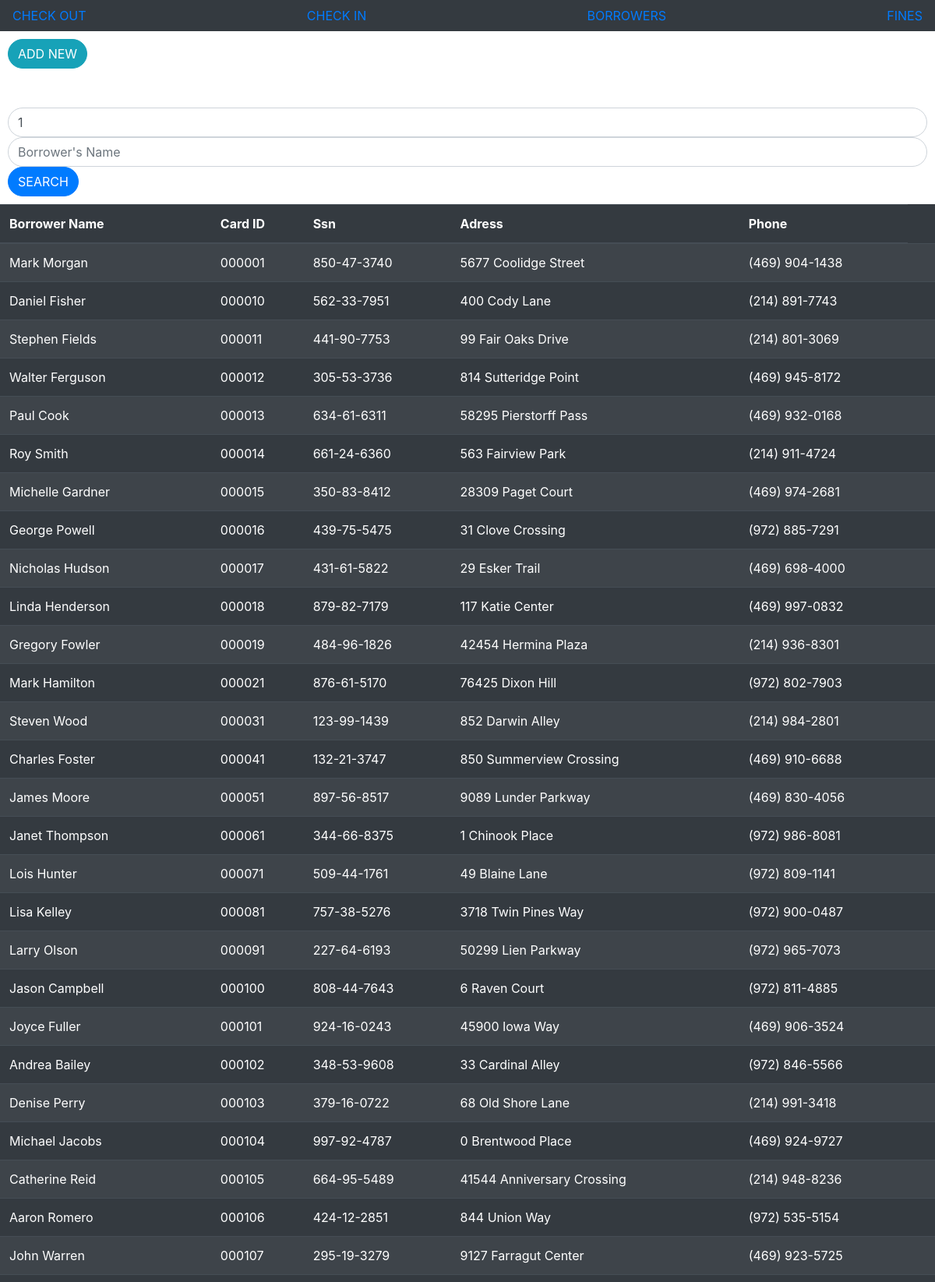
The app's page /davisdb/borrowers.php?cardID=1 (upper part) with its own data.
### tables this page shows
CREATE TABLE `borrower` (
  `Card_id` int(6) unsigned zerofill NOT NULL AUTO_INCREMENT,
  `Ssn` varchar(11) NOT NULL,
  `Bname` varchar(255) DEFAULT NULL,
  `Address` varchar(255) DEFAULT NULL,
  `Phone` varchar(50) DEFAULT NULL,
  `Copies_borrow` int(1) DEFAULT NULL,
  PRIMARY KEY (`Card_id`)
);

### davisdb/borrowers.php (the view, shortened to what this page needs)
<!DOCTYPE html>
<html lang="en">
<head>
    <link rel="stylesheet" href="https://stackpath.bootstrapcdn.com/bootstrap/4.3.1/css/bootstrap.min.css">
</head>
<body>
<nav class="navbar navbar-dark bg-dark">
        <a href='index.php' target='body'>CHECK OUT</a>
        <a href='checkIn.php' target='body'>CHECK IN</a>
        <a href='borrowers.php' target='body'>BORROWERS</a>
        <a href='fines.php' target='body'>FINES</a>
</nav>
<p class="g3"><a href="addBorrowers.php"><button style="margin: 10px" class="btn btn-info rounded-pill" type="button">ADD NEW</button></a><br><br>
<?php
	if (isset($_GET['cardID']))
		$cardID=$_GET['cardID'];
	else
		$cardID='';
	if (isset($_GET['bname']))
		$bname=$_GET['bname'];
	else
		$bname='';
	?>
  <form style="margin: 10px" action="borrowers.php" method="get">
         <div><div><input type="text" class="form-control rounded-pill" id="cardID" name="cardID" placeholder="Card ID" value="<?php echo $cardID?>"></div></div>
          <div><div><input type="text" class="form-control rounded-pill" id="bname" name="bname" placeholder="Borrower's Name" value="<?php echo $bname?>"></div></div>
          <button type="submit" class="btn btn-primary rounded-pill">SEARCH</button>
  </form>
<?php
        include('config.php');
        if (isset($_GET['cardID']) ||isset($_GET['bname'])){
            $query= "SELECT * from BORROWER WHERE Card_id LIKE \"%".  $cardID . "%\" AND Bname LIKE \"%" . $bname . "%\"" ;
            $res= mysqli_query($conn,$query);
            $row = mysqli_num_rows($res);
            if($row>0){
 ?>
                <table class="table table-striped table-dark">
                    <thead>
                        <tr>
                            <th>Borrower Name</th>
                            <th>Card ID</th>
                            <th>Ssn</th>
                            <th>Adress</th>
                            <th>Phone</th>
                        </tr>
                     </thead>
                     <tbody>
<?php
                while($resArray=mysqli_fetch_array($res)){
?>
                    <tr>
                        <td><?php echo $resArray['Bname']; ?></td>
                        <td><?php echo $resArray['Card_id']; ?></td>
                        <td><?php echo $resArray['Ssn']; ?></td>
                        <td><?php echo $resArray['Address']; ?></td>
                        <td><?php echo $resArray['Phone']; ?></td>
                        <td>
<?php
                  }
?>
                        </td>
                    </tr>
                    </tbody>
                   </table>
<?php
              }
		else{
?>
                 <p class="g4 alert alert-danger" role="alert">No records found.</p>
<?php
	     }
}
?>
</body>
</html>

### records on screen
borrower: Bname "Mark Morgan", Card_id "000001", Ssn "850-47-3740", Address "5677 Coolidge Street", Phone "(469) 904-1438"
borrower: Bname "Daniel Fisher", Card_id "000010", Ssn "562-33-7951", Address "400 Cody Lane", Phone "(214) 891-7743"
borrower: Bname "Stephen Fields", Card_id "000011", Ssn "441-90-7753", Address "99 Fair Oaks Drive", Phone "(214) 801-3069"
borrower: Bname "Walter Ferguson", Card_id "000012", Ssn "305-53-3736", Address "814 Sutteridge Point", Phone "(469) 945-8172"
borrower: Bname "Paul Cook", Card_id "000013", Ssn "634-61-6311", Address "58295 Pierstorff Pass", Phone "(469) 932-0168"
borrower: Bname "Roy Smith", Card_id "000014", Ssn "661-24-6360", Address "563 Fairview Park", Phone "(214) 911-4724"
borrower: Bname "Michelle Gardner", Card_id "000015", Ssn "350-83-8412", Address "28309 Paget Court", Phone "(469) 974-2681"
borrower: Bname "George Powell", Card_id "000016", Ssn "439-75-5475", Address "31 Clove Crossing", Phone "(972) 885-7291"
borrower: Bname "Nicholas Hudson", Card_id "000017", Ssn "431-61-5822", Address "29 Esker Trail", Phone "(469) 698-4000"
borrower: Bname "Linda Henderson", Card_id "000018", Ssn "879-82-7179", Address "117 Katie Center", Phone "(469) 997-0832"
borrower: Bname "Gregory Fowler", Card_id "000019", Ssn "484-96-1826", Address "42454 Hermina Plaza", Phone "(214) 936-8301"
borrower: Bname "Mark Hamilton", Card_id "000021", Ssn "876-61-5170", Address "76425 Dixon Hill", Phone "(972) 802-7903"
borrower: Bname "Steven Wood", Card_id "000031", Ssn "123-99-1439", Address "852 Darwin Alley", Phone "(214) 984-2801"
borrower: Bname "Charles Foster", Card_id "000041", Ssn "132-21-3747", Address "850 Summerview Crossing", Phone "(469) 910-6688"
borrower: Bname "James Moore", Card_id "000051", Ssn "897-56-8517", Address "9089 Lunder Parkway", Phone "(469) 830-4056"
borrower: Bname "Janet Thompson", Card_id "000061", Ssn "344-66-8375", Address "1 Chinook Place", Phone "(972) 986-8081"
borrower: Bname "Lois Hunter", Card_id "000071", Ssn "509-44-1761", Address "49 Blaine Lane", Phone "(972) 809-1141"
borrower: Bname "Lisa Kelley", Card_id "000081", Ssn "757-38-5276", Address "3718 Twin Pines Way", Phone "(972) 900-0487"
borrower: Bname "Larry Olson", Card_id "000091", Ssn "227-64-6193", Address "50299 Lien Parkway", Phone "(972) 965-7073"
borrower: Bname "Jason Campbell", Card_id "000100", Ssn "808-44-7643", Address "6 Raven Court", Phone "(972) 811-4885"
borrower: Bname "Joyce Fuller", Card_id "000101", Ssn "924-16-0243", Address "45900 Iowa Way", Phone "(469) 906-3524"
borrower: Bname "Andrea Bailey", Card_id "000102", Ssn "348-53-9608", Address "33 Cardinal Alley", Phone "(972) 846-5566"
borrower: Bname "Denise Perry", Card_id "000103", Ssn "379-16-0722", Address "68 Old Shore Lane", Phone "(214) 991-3418"
borrower: Bname "Michael Jacobs", Card_id "000104", Ssn "997-92-4787", Address "0 Brentwood Place", Phone "(469) 924-9727"
borrower: Bname "Catherine Reid", Card_id "000105", Ssn "664-95-5489", Address "41544 Anniversary Crossing", Phone "(214) 948-8236"
borrower: Bname "Aaron Romero", Card_id "000106", Ssn "424-12-2851", Address "844 Union Way", Phone "(972) 535-5154"
borrower: Bname "John Warren", Card_id "000107", Ssn "295-19-3279", Address "9127 Farragut Center", Phone "(469) 923-5725"
